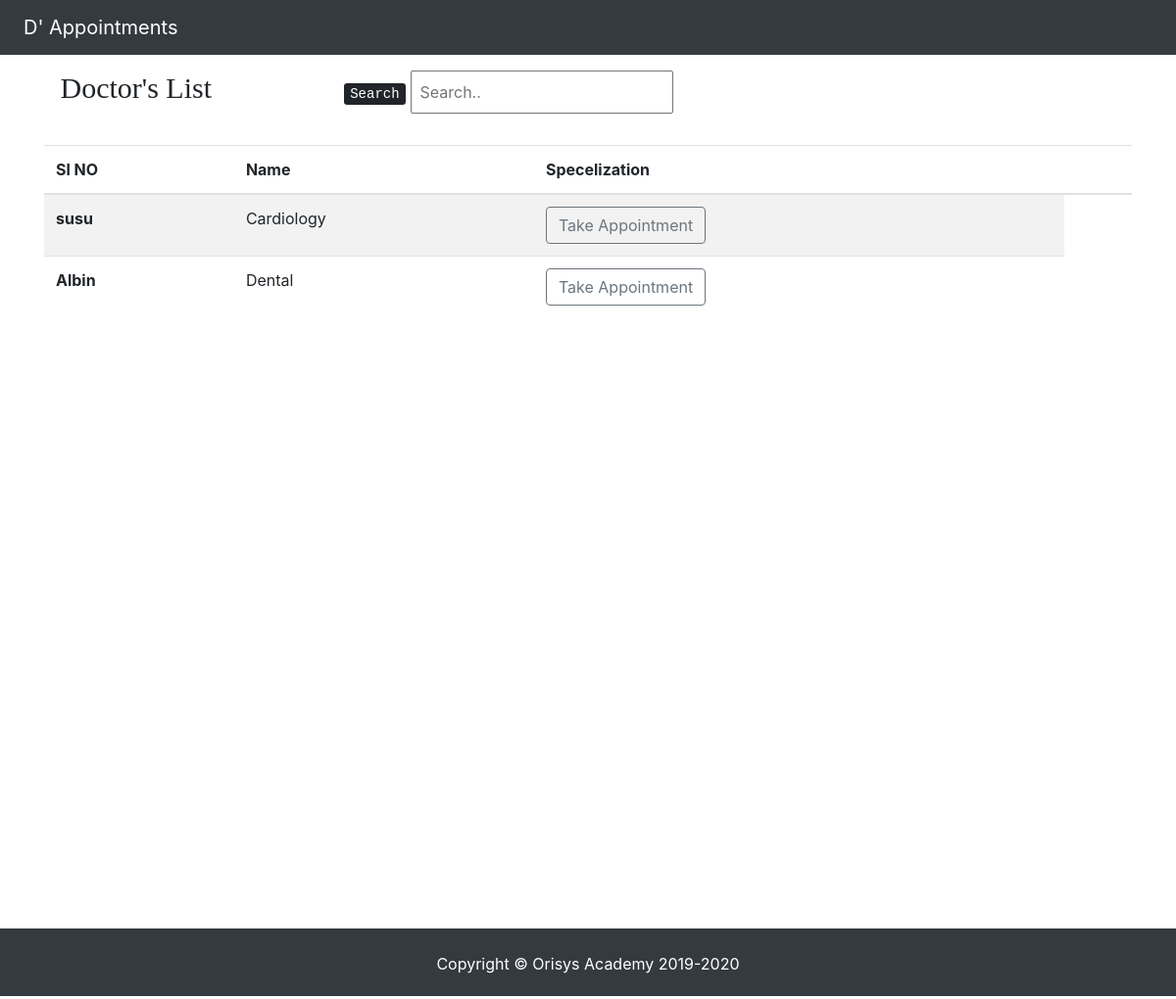
Page /appointment/doctors_list.php on the committed database.
### tables this page shows
CREATE TABLE `doctors` (
  `did` int(11) NOT NULL,
  `d_regid` varchar(50) NOT NULL,
  `dname` varchar(50) NOT NULL,
  `daddress` varchar(500) NOT NULL,
  `dgender` varchar(10) NOT NULL,
  `dspecs` varchar(50) NOT NULL,
  `ddob` date NOT NULL,
  `demail` varchar(50) NOT NULL,
  `dmobile` bigint(20) NOT NULL,
  `dpassword` varchar(50) NOT NULL,
  `dstatus` varchar(10) NOT NULL DEFAULT 'pending'
);

### appointment/doctors_list.php (the view, shortened to what this page needs)
<!DOCTYPE html>
<html lang="en">
<head>
   <link href="css/bootstrap.min.css" rel="stylesheet">
  <link href="css/style.css" rel="stylesheet">
</head>
<body>
<section class="navbar-nav navbar-dark bg-dark">
            <div class="container-fluid p-2">
                <div class="row">
                    <div class="col-10">
                        <a class="navbar-brand ml-3" href="index.php">D' Appointments</a>
                    </div>
              </div>
          </div>
        </section>
<div class="row">
            <div class="col-md-3 p-3 text-center bor t-center">
			      <h2 class="fontcol">Doctor's List</h2>
			    </div>
			<div class="col-md-4 p-3 bor text-right ">
				<p class=""><kbd>Search</kbd>
				<input class="p-2" id="myInput" type="text" placeholder="Search.."></p>
            </div>
</div>
<div class="container vh-100">
<table class="container table table-striped">
      <thead>
         <tr>
             <th>Sl NO</th>
             <th>Name</th>
             <th>Specelization</th>
             <th></th>
         </tr>
    </thead>
    <tbody>
    <?php
					  require_once  'php_connection.php';
					  $sql = "select * from doctors where dstatus = 'approved'";
					  $result = mysqli_query($conn,$sql);
					  while($row = mysqli_fetch_assoc($result))
					  {
						  ?>
      <tr>
        <th scope="row"><?php echo $row['dname']; ?></th>
        <td><?php echo $row['dspecs']; ?></td>
        <td><a href="login.php" class="btn btn-outline-secondary  btn-arrow-right" role="button">Take Appointment</a></td>
        </tr>
        <?php
					  }
					  ?>
    </tbody>
  </table>
 </div>
<section class="navbar-nav navbar-dark bg-dark">
            <footer class="copyright text-center bg-gradient-primary py-2 text-light pt-100">
                <div class="footer-copyright text-center py-3 text-white">Copyright &copy; Orisys Academy 2019-2020
                </div>
            </footer>
</section>
</body>
</html>

### appointment/css/style.css (style rules this page uses)
.fontcol { font-family:fantasy; font-size: 30px; }

### rows in the picture
doctors: dname "susu", dspecs "Cardiology"
doctors: dname "Albin", dspecs "Dental"
